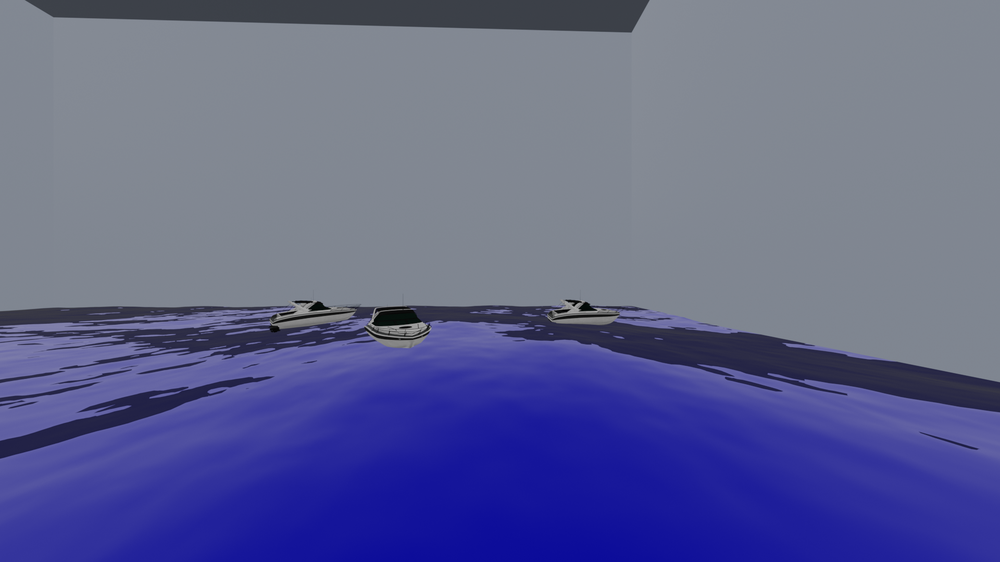
#> input picture psudo_lidar/left_img.png, 1000 x 562 px, shrunk from 1920 x 1080 before the run
$ python open_cv_depth_estimation.py
#> lines starting #> are read from the running program, lines starting #| are printed output that depends on the picture
import numpy as np
import cv2 as cv
from matplotlib import pyplot as plt
import json

def bounding_box_to_image(bounding_boxes, dimensions_x, dimensions_y):
    img = np.zeros((dimensions_y, dimensions_x), dtype = np.uint8)
    for bb in bounding_boxes:
        img[int(bb[1]) : int(bb[3]), int(bb[0]) : int(bb[2])] = np.ones((int(bb[3] - bb[1]), int(bb[2] - bb[0])), dtype = np.uint8)*255
    return img

# [24 lines of commented-out code are left out]
img_left = cv.imread('left_img.png')
#> img_left is the input picture: shape (562, 1000, 3); mean B, G, R 143.3, 97.9, 94.4
img_right = cv.imread('right_img.png')
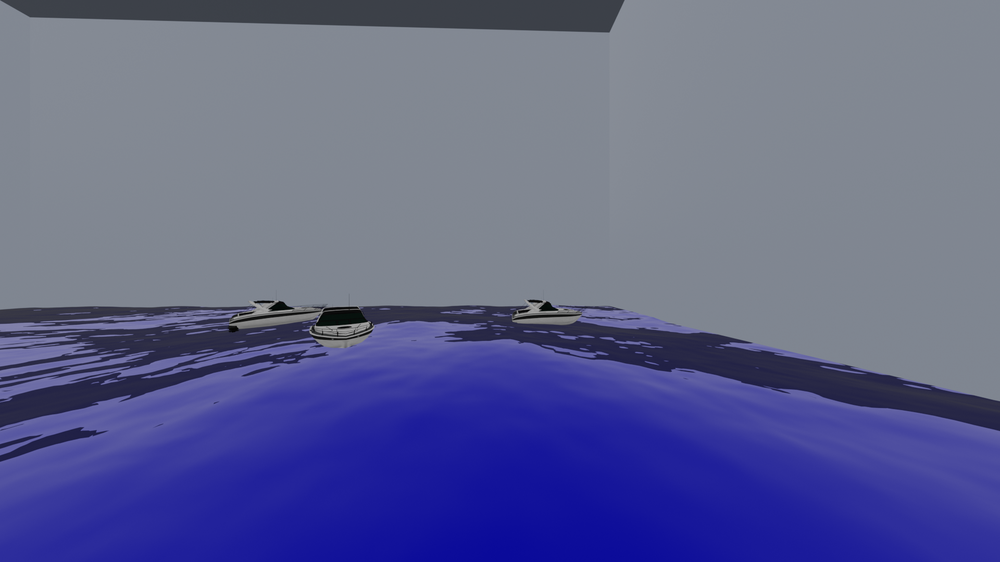
#> input picture psudo_lidar/right_img.png, 1000 x 562 px, shrunk from 1920 x 1080 before the run
#> img_right is the input picture: shape (562, 1000, 3); mean B, G, R 142.5, 97.7, 94.1

g_img_left = cv.cvtColor(img_left, cv.COLOR_BGR2GRAY)
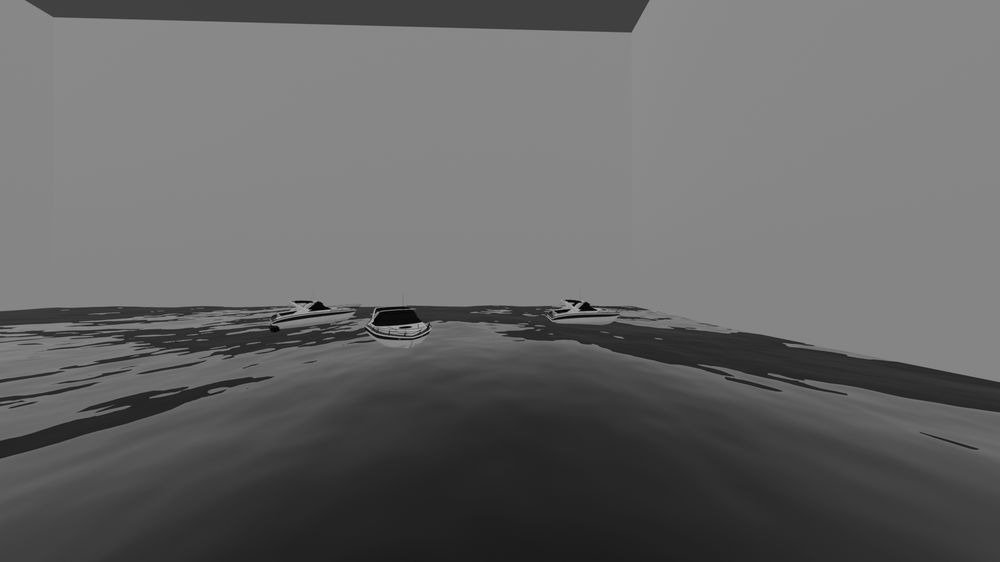
#> g_img_left: shape (562, 1000); min 0, max 173, mean 101.9
g_img_right = cv.cvtColor(img_right, cv.COLOR_BGR2GRAY)
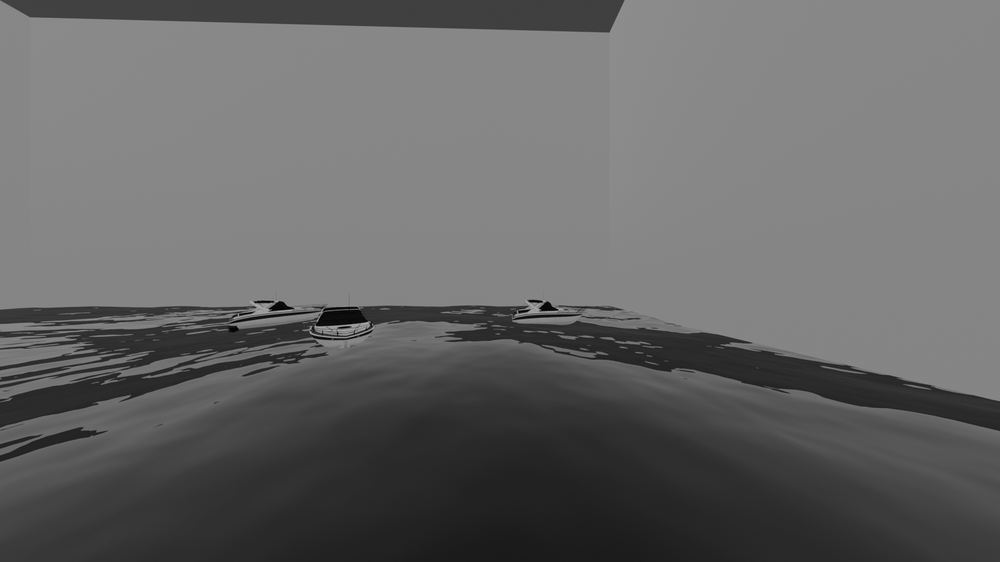
#> g_img_right: shape (562, 1000); min 0, max 173, mean 101.6

stereo = cv.StereoBM_create(numDisparities=0, blockSize=21)
disparity = stereo.compute(g_img_left, g_img_right)
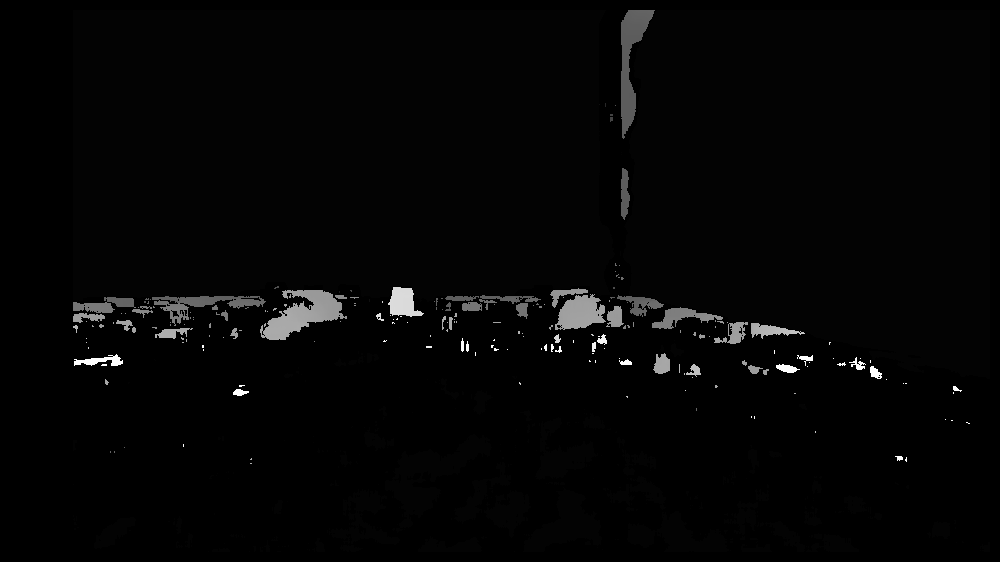
#> disparity: shape (562, 1000) int16; min -16, max 1008, mean 7; drawn with min black and max white

plt.imshow(disparity, "gray")
plt.show()

# [5 lines of commented-out code are left out]
